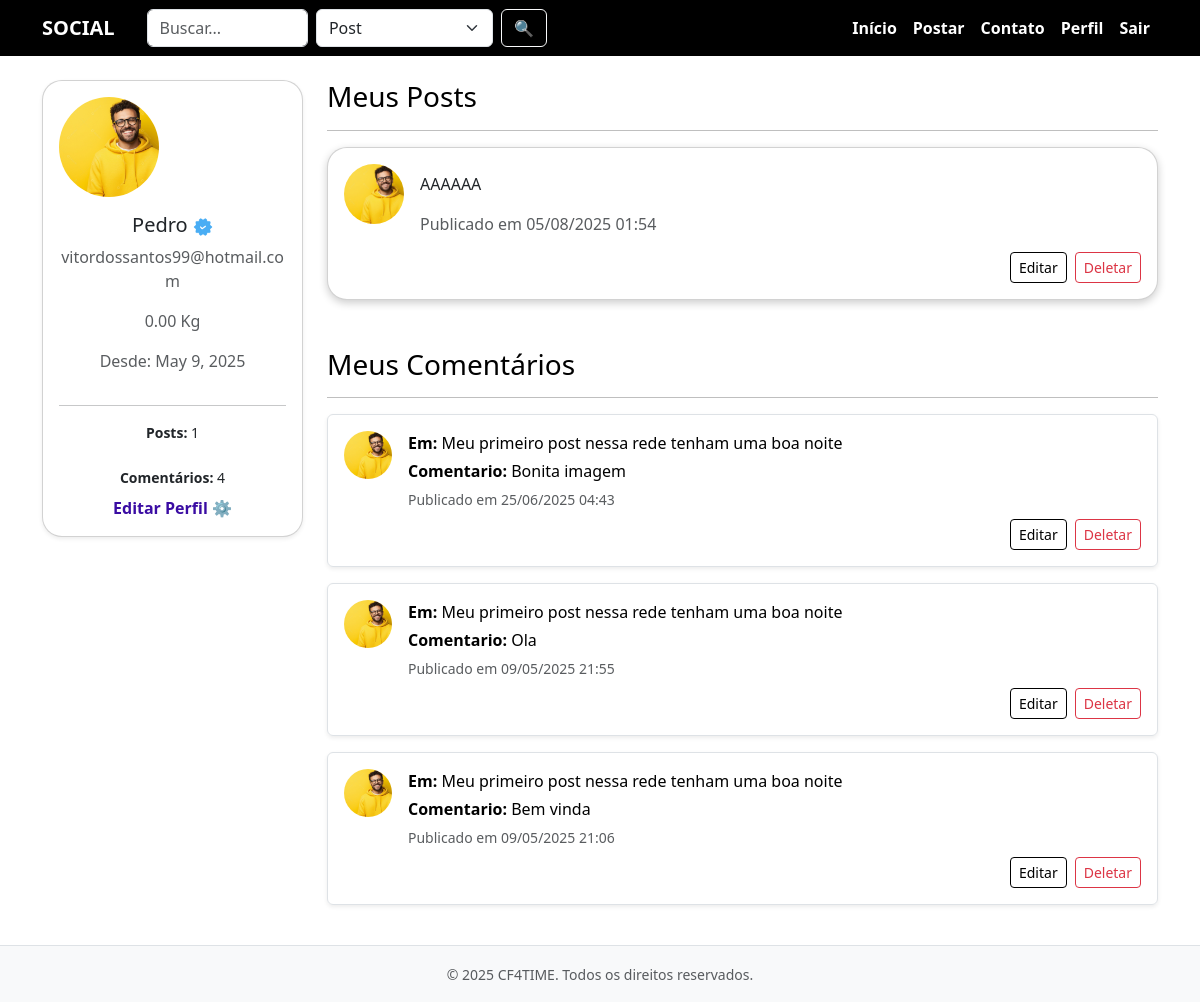
Screenshot of /my-perfil/ (signed in) with the database file from the repository.
### account/models.py (models this page shows, shortened)
class Profile (models.Model):
    BOX_CHOICES = (('CF4TIME CAMPINA ', 'CF4TIME CAMPINA'), ('CF4TIME CAMPINA', 'CF4TIME JOCKEY'))
    GENRE_CHOICES =(('MASCULINO', 'MASCULINO'),  ('FEMININO','FEMININO'), ('NÃO-ESPECIFICAR','NÃO-ESPECIFICAR'))
    CATEGORY_CHOICES = (('FITNESS', 'FITNESS'), ('SCALED','SCALED'),('AMADOR', 'AMADOR'), ('RX','RX',), ('MASTER', 'MASTER'))
    genre = models.CharField(choices=GENRE_CHOICES, default = 'NÃO-ESPECIFICAR')
    user = models.OneToOneField(User, on_delete=models.CASCADE)
    photo = models.ImageField(upload_to='media_profile', null=True, blank=True)
    created_at_profile =  models.DateField(auto_now=True)
    birthday = models.DateField(max_length=50, default=timezone.now)
    weight = models.DecimalField(max_digits= 5, decimal_places = 2, validators=[MaxValueValidator (300), MinValueValidator(0)], default=0)
    height = models.DecimalField(max_digits= 5, decimal_places = 2,  default=0)
    category = models.CharField(choices= CATEGORY_CHOICES, default= 'EXPERIMENTAL')
    box = models.CharField(choices = BOX_CHOICES, default = 'DEFAULT')
    is_coach = models.BooleanField(default=False,)

### Social/models.py (models this page shows, shortened)
class PostCommentInventory(models.Model):
    author = models.OneToOneField(User, on_delete=models.CASCADE, related_name='author_inventory')
    post_count = models.IntegerField(default=0)
    comment_count = models.IntegerField(default=0)

class Post(models.Model):
    author= models.ForeignKey(User, on_delete=models.CASCADE, )
    created_at = models.DateTimeField(auto_now=True, auto_created=True)
    text = models.TextField(max_length=2000)
    like = models.ManyToManyField(User,  related_name= 'liked_post')

class Comment(models.Model):
    author = models.ForeignKey(User, on_delete=models.CASCADE)
    comment = models.TextField(max_length=1000)
    like_comment = models.ManyToManyField(User, related_name='liked_comment')
    created_at = models.DateTimeField(auto_now=True, auto_created=True)
    post  = models.ForeignKey(Post, on_delete=models.CASCADE,)

### Social/views.py (the view)
# urls.py: path('my-perfil/', my_profile, name='my-perfil'),
def my_profile(request):
    user = request.user
    posts = request.user.post_set.all().order_by('-created_at')
    comments = request.user.comment_set.all().order_by('-created_at')
    inventory_post = PostCommentInventory.objects.filter(author=user).first()
    return render(request, 'my_perfil.html', {'user': request.user, 'posts': posts, 'comments':comments, 'inventory_post': inventory_post, 'mostrar_inventory':True})

### Social/templates/my_perfil.html (shortened to what this page needs)
{% extends "base.html" %}
{%  load static  %}
{% block content %}
    <h3>Meus Posts</h3>
    <hr>
    {% for post in posts %}
        <div class="card mb-3">
            <a href="{% url 'post-detail' post.pk %}" class="no-link-style">
            <div class="card-body d-flex">
                {% if user.profile.photo %}
                    <img src="{{ user.profile.photo.url }}" alt="Foto do autor" class="rounded-circle me-3" width="60" height="60" style="object-fit: cover;">
                {% else %}
                    <div class="rounded-circle bg-secondary me-3" style="width: 60px; height: 60px;"></div>
                {% endif %}
                <div class="w-100">
                    <p class="card-text">{{ post.text|truncatewords:30 }}</p>
                    <p class="text-muted">Publicado em {{ post.created_at|date:"d/m/Y H:i" }}</p>
            </a>
                    <div class="mt-2 d-flex justify-content-end gap-2">
                        <a href="{% url 'post-edit' post.pk %}" class="btn btn-sm btn-outline-primary">Editar</a>
                        <a href="{% url 'post-delete' post.pk %}" class="btn btn-sm btn-outline-danger">Deletar</a>
                    </div>
                </div>
            </div>
        </div>
    {% empty %}
        <p>Você ainda não publicou nenhum post.</p>
    {% endfor %}
    <h3 class="mt-5">Meus Comentários</h3>
    <hr>
    {% for comment in comments %}
        <div class="list-group-item mb-3 border rounded p-3 d-flex shadow-sm">
            <a href="{% url 'post-detail' comment.post.pk %}" class="no-link-style">
            {% if user.profile.photo %}
                <img src="{{ user.profile.photo.url }}" alt="Foto do autor" class="rounded-circle me-3" width="48" height="48" style="object-fit: cover;">
            {% else %}
                <div class="rounded-circle bg-secondary me-3" style="width: 48px; height: 48px;"></div>
            {% endif %}
            <div class="w-100">
                <p class="mb-1"><strong>Em:</strong> {{ comment.post.text }}</p>
                <p class="mb-1"><strong>Comentario:</strong> {{ comment.comment }}</p>
                <small class="text-muted">Publicado em {{ comment.created_at|date:"d/m/Y H:i" }}</small>
            </a>
                <div class="mt-2 d-flex justify-content-end gap-2">
                    <a href="{% url 'comment-update' comment.pk %}" class="btn btn-sm btn-outline-primary">Editar</a>
                    <a href="{% url 'comment-delete' comment.pk %}" class="btn btn-sm btn-outline-danger">Deletar</a>
                </div>
            </div>
        </div>
    {% empty %}
        <p>Você ainda não fez nenhum comentário.</p>
    {% endfor %}
{% endblock %}

### app/templates/base.html (shortened to what this page needs)
{% load static %}
<!DOCTYPE html>
<html lang="pt-br">
<head>
  <link href="https://cdn.jsdelivr.net/npm/bootstrap@5.3.0/dist/css/bootstrap.min.css" rel="stylesheet">
  <link href="https://cdn.jsdelivr.net/npm/fullcalendar@6.1.8/index.global.min.css" rel="stylesheet">
</head>
<body>
  <nav class="navbar navbar-expand-lg navbar-dark mb-4">
    <div class="container">
      <a class="navbar-brand" href="{% url 'home' %}">SOCIAL</a>
      <div class="collapse navbar-collapse" id="navbarNav">
        {% if user.is_authenticated %}
        <form method="get" action="{% url 'post-list' %}" class="d-flex ms-3" style="max-width: 400px;">
          <input type="text" name="search" class="form-control me-2" placeholder="Buscar..." value="{{ request.GET.search }}">
          <select name="type" class="form-select me-2">
            <option value="post" {% if request.path == "/post-list/" %}selected{% endif %}>Post</option>
          </select>
          <button type="submit" class="btn btn-outline-light">🔍</button>
        </form>
        {% endif %}
        <ul class="navbar-nav ms-auto">
          {% if user.is_authenticated %}
          <li class="nav-item"><a class="nav-link" href="{% url 'home' %}">Início</a></li>
          <li class="nav-item"><a class="nav-link" href="{% url 'post-create' %}">Postar</a></li>
          <li class="nav-item"><a class="nav-link" href="https://www.linkedin.com/in/jo%C3%A3o-vitor-xavier-532191279/">Contato</a></li>
          <li class="nav-item"><a class="nav-link" href="{% url 'my-perfil' %}">Perfil</a></li>
          <li class="nav-item"><a class="nav-link" href="{% url 'logout' %}">Sair</a></li>
          {% else %}
          <li class="nav-item"><a class="nav-link" href="{% url 'home' %}">Início</a></li>
          <li class="nav-item"><a class="nav-link" href="{% url 'login' %}">Login</a></li>
          <li class="nav-item"><a class="nav-link" href="{% url 'register' %}">Cadastro</a></li>
          {% endif %}
        </ul>
      </div>
    </div>
  </nav>
  <div class="container">
    <div class="row">
      {% if user.is_authenticated %}
      <div class="col-md-3 mb-4">
        <div class="card shadow-sm p-3 text-center">
          {% if user.profile.photo %}
            <img src="{{ user.profile.photo.url }}" class="rounded-circle mb-3" width="100" height="100" style="object-fit: cover;">
          {% else %}
            <img src="https://via.placeholder.com/100" class="rounded-circle mb-3" alt="Sem foto">
          {% endif %}
          <h5>{{ user.username }} <img src="{% static 'verified.png' %}" width="20"></h5>
          <p class="text-muted">{{ user.email }}</p>
          <p class="text-muted">{{ user.profile.weight }} Kg</p>
          <p class="text-muted">Desde: {{ user.profile.created_at_profile }}</p>
          {% if mostrar_inventory and inventory_post %}
          <hr>
          <small><strong>Posts:</strong> {{ inventory_post.post_count }}</small><br>
          <small><strong>Comentários:</strong> {{ inventory_post.comment_count }}</small>
          <div class="mt-2">
            <a href="{% url 'user-update' user.pk %}" class="text-decoration-none" style="color: #3a0ca3;">
              <strong>Editar Perfil ⚙️</strong>
            </a>
          </div>
          {% endif %}
        </div>
      </div>
      {% endif %}
      <div class="{% if user.is_authenticated %}col-md-9{% else %}col-12{% endif %}">
        {% block content %}
        {% endblock %}
  <footer class="bg-light text-center text-muted py-3 mt-4 border-top">
    <div class="container">
      <small>&copy; {{ year|default:2025 }} CF4TIME. Todos os direitos reservados.</small>
    </div>
  </footer>
</body>
</html>

### app/templates/base.html (style rules this page uses)
:root { --cor-roxo: #000000; --cor-rosa: #000000; }
body { background-color: #ffffff; color: #000000; }
.navbar { background: var(--cor-roxo); }
.navbar-brand, .navbar-nav .nav-link { color: #ffffff; font-weight: 600; }
.card { border-radius: 20px; box-shadow: 0 3px 8px rgba(0, 0, 0, 0.2); }
.btn-outline-primary { color: var(--cor-roxo); border-color: var(--cor-roxo); }
.no-link-style { text-decoration: none; color: inherit; }

### rows the page displays
PostCommentInventory: post_count "1", comment_count "4"
Post: profile.photo (picture), text "AAAAAA", created_at "05/08/2025 01:54"
Comment: profile.photo (picture), post.text "Meu primeiro post nessa rede tenham uma boa noite", comment "Bonita imagem", created_at "25/06/2025 04:43"
Comment: profile.photo (picture), post.text "Meu primeiro post nessa rede tenham uma boa noite", comment "Ola", created_at "09/05/2025 21:55"
Comment: profile.photo (picture), post.text "Meu primeiro post nessa rede tenham uma boa noite", comment "Bem vinda", created_at "09/05/2025 21:06"

### other values shown
{{ user.username }} "Pedro"
{{ user.email }} "vitordossantos99@hotmail.com"
{{ user.profile.weight }} "0.00"
{{ user.profile.created_at_profile }} "May 9, 2025"
{{ year|default:2025 }} "2025"
